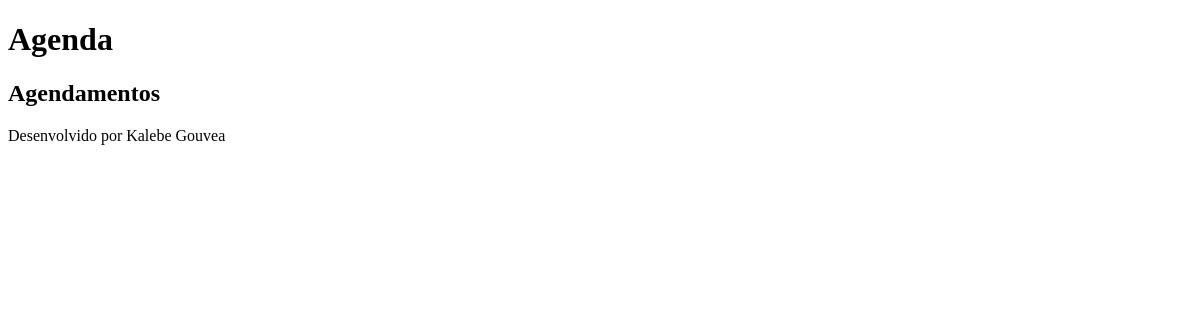
Before: /agenda/ with the older database file.
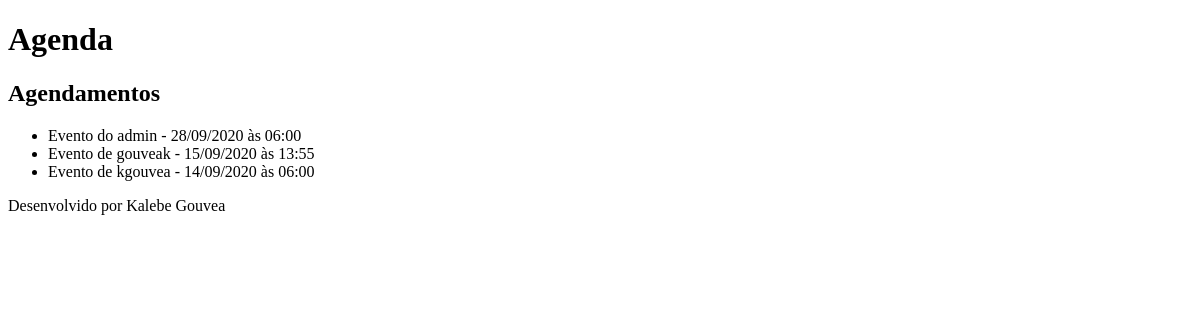
After: the same page with the newer database file.
### core/models.py (models this page shows, shortened)
class Evento(models.Model):
    titulo = models.CharField(max_length=100)
    descricao = models.TextField(blank=True, null=True)
    local = models.CharField(max_length=100, blank=True, null=True)
    data_evento = models.DateTimeField(verbose_name='Data do Evento')
    data_criacao = models.DateTimeField(auto_now=True, verbose_name='Data de Criação')
    usuario = models.ForeignKey(User, on_delete=models.CASCADE)
    class Meta():
        db_table = 'evento'
    def get_data_evento(self):
        return self.data_evento.strftime('%d/%m/%Y às %H:%M')

### core/views.py (the view)
# urls.py: path('agenda/', views.lista_eventos),
def lista_eventos(request):
    evento = Evento.objects.all()
    dados = {'eventos':evento}
    return render(request, 'agenda.html', dados)

### templates/agenda.html
{% extends "model-page.html" %}
{% block content %}
    <h2>Agendamentos</h2>
    <ul>
        {% for evento in eventos %}
            <li>{{ evento.titulo }} - {{ evento.get_data_evento }}</li>
        {% endfor %}
    </ul>
{% endblock %}

Changed rows visible on the page:
added Evento: titulo "Evento do admin", get_data_evento "28/09/2020 às 06:00"
added Evento: titulo "Evento de gouveak", get_data_evento "15/09/2020 às 13:55"
added Evento: titulo "Evento de kgouvea", get_data_evento "14/09/2020 às 06:00"
